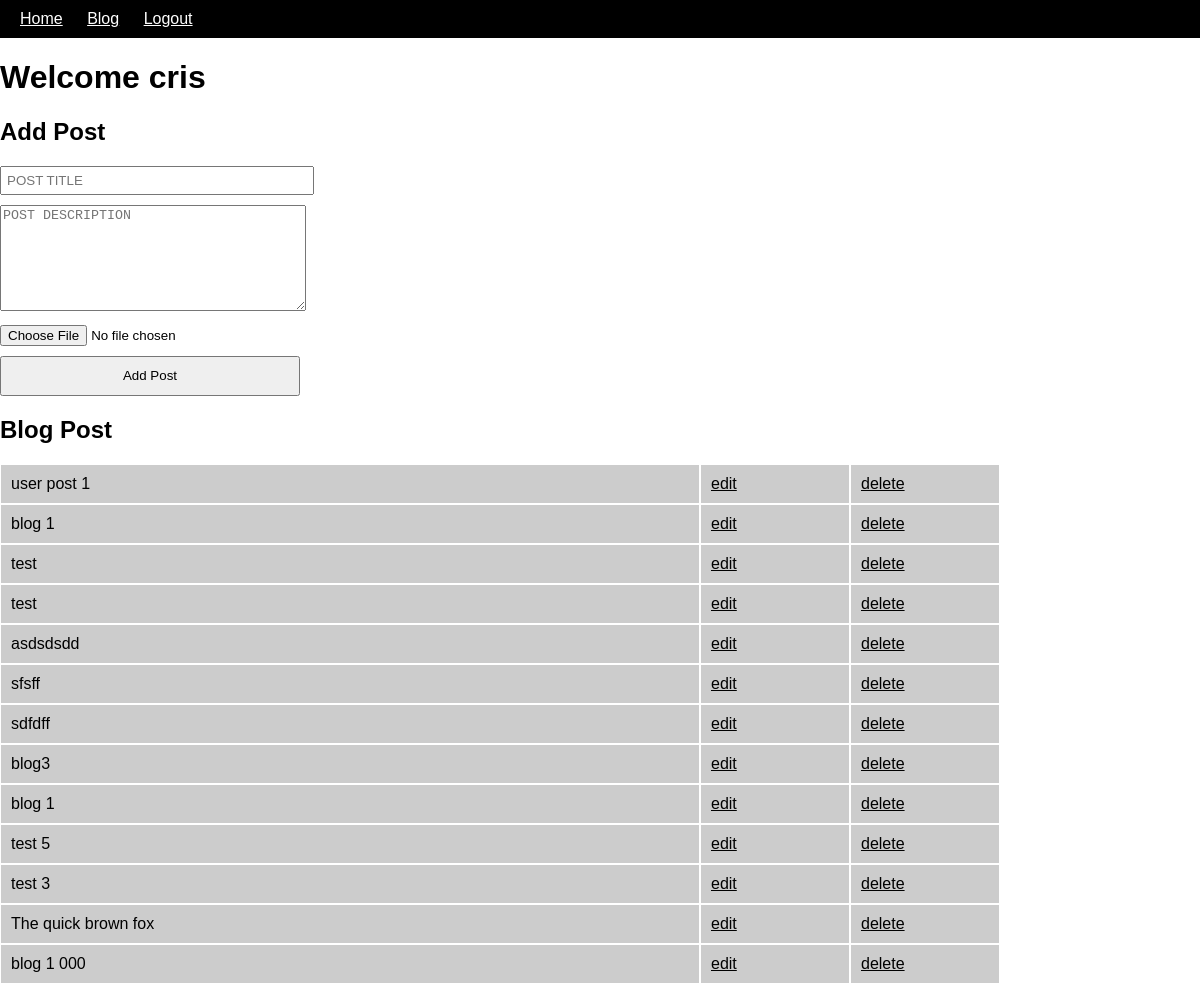
The app's page /post.php (signed in) with its own data.
### tables this page shows
CREATE TABLE `post` (
  `postid` int(11) NOT NULL,
  `userid` int(11) NOT NULL,
  `title` text NOT NULL,
  `description` text NOT NULL,
  `image` text NOT NULL
);

### assets/db.php (called while the page is built, shortened)
<?php
class Database{
  private $connection;
	public function connect_db(){
		$this->connection = mysqli_connect('localhost', 'root', '', 'simpleblog');
	}
    	public function showpost($postid=null){
		$sql = "SELECT * FROM `post` p INNER JOIN `users` u on p.userid = u.userid";
        $sql .= " ORDER BY p.postid DESC";
        $res = mysqli_query($this->connection, $sql);
 		return $res;
	}
}
$database = new Database();
?>

### post.php (the view, shortened to what this page needs)
<?php
require_once('assets/db.php');
 $res = $database->showpost();
?>
<!DOCTYPE html>
<html>
<head>
<link rel="stylesheet" href="style.css">
</head>
<body>
<?php include('assets/heading.php'); ?>
<h1>Welcome <?php echo $_SESSION['name']; ?></h1>
<h2>Add Post</h2>
<form enctype="multipart/form-data" method="POST">
<input type="text" name="title" placeholder="POST TITLE" >
<div class="clr10"></div>
<textarea name="description" placeholder="POST DESCRIPTION"></textarea>
<div class="clr10"></div>
<input type="file" name="image">
<div class="clr10"></div>
<input type="submit" value="Add Post">
</form>
<h2>Blog Post</h2>
<div id="wrap1000">
<?php while($rpost = mysqli_fetch_assoc($res)){ ?>
<div class="col1"><?php echo $rpost['title']; ?></div>
<div class="col2"><a href="edit.php?postid=<?php echo $rpost['postid']; ?>">edit</a></div>
<div class="col3"><a href="delete.php?postid=<?php echo $rpost['postid']; ?>">delete</a></div>
<?php } ?>
</div>
</body>
</html>

### style.css (style rules this page uses)
body { margin:0; padding: 0; font-family: Arial; }
a { color: #000; }
#wrap1000 { width: 1000px; }
.clr10 { height: 10px; clear: both; }
input[type="text"],input[type="password"] { width: 300px; padding: 5px; }
input[type="submit"] { height: 40px; width: 300px; }
textarea { width: 300px; height: 100px; }
.col1 { width: 70%; float: left; padding: 10px; border: 1px solid #fff; background-color: #ccc; box-sizing: border-box; }
.col2 { width: 15%; float: left; padding: 10px; border: 1px solid #fff; background-color: #ccc; box-sizing: border-box; }
.col3 { width: 15%; float: left; padding: 10px; border: 1px solid #fff; background-color: #ccc; box-sizing: border-box; }

### records on screen
post: title "user post 1"
post: title "blog 1"
post: title "test"
post: title "test"
post: title "asdsdsdd"
post: title "sfsff"
post: title "sdfdff"
post: title "blog3"
post: title "blog 1"
post: title "test 5"
post: title "test 3"
post: title "The quick brown fox"
post: title "blog 1 000"

### other values on screen
$_SESSION['name'] "cris"
